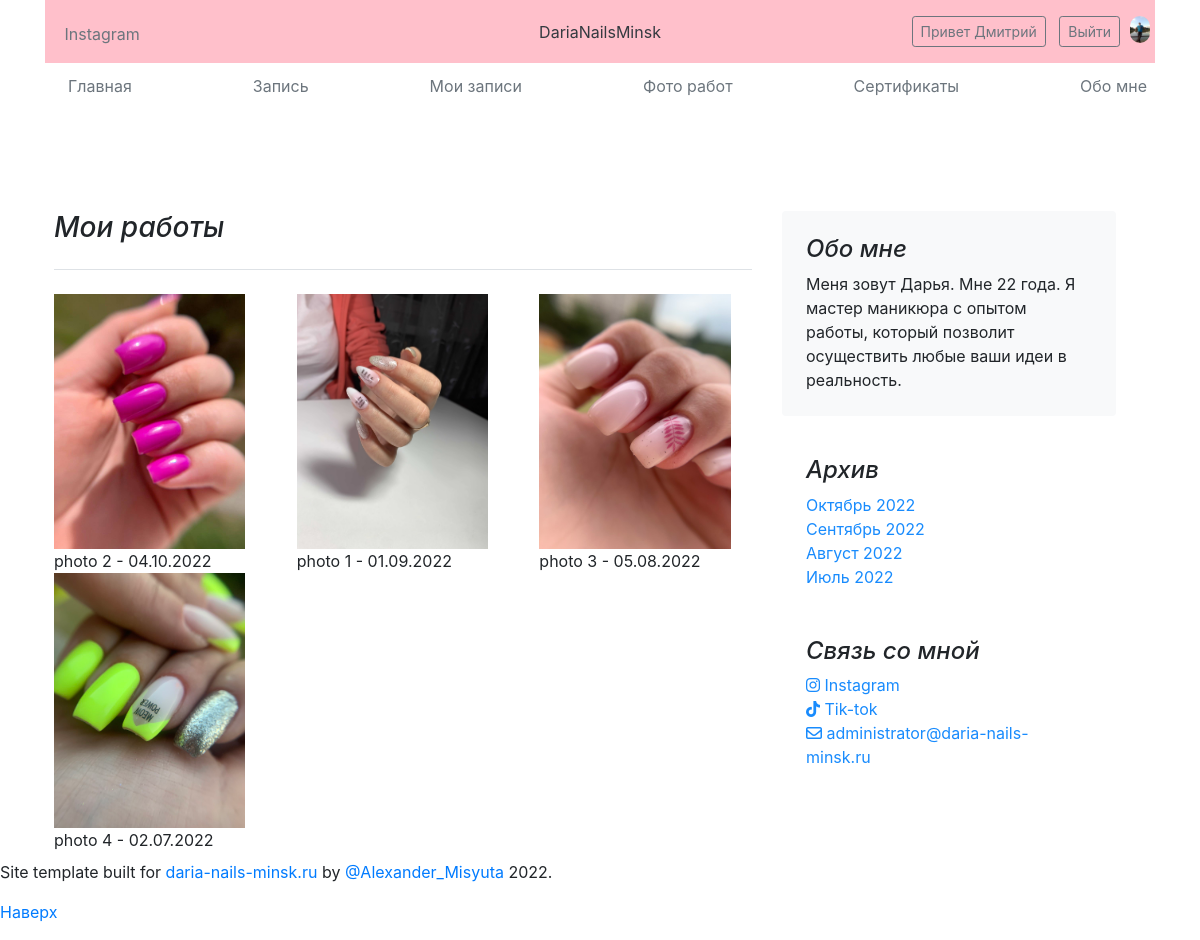
The page /my_works/ (signed in) on the database its author committed.
### main/models.py (models this page shows, shortened)
class CustomUser(AbstractUser):
    photo = models.ImageField(upload_to='photos/%Y/%m/%d/', verbose_name='Фото', null=True, blank=True)
    birthday = models.DateField(verbose_name='День рождения', null=True, blank=True)
    instagram = models.CharField(max_length=50, verbose_name='Инстаграм', null=True, blank=True)
    mobile = models.CharField(max_length=13, verbose_name='Телефон', null=True, blank=True)
    class Meta:
        verbose_name = 'Пользователь'
        verbose_name_plural = 'Мои пользователи'
    def get_absolute_url(self):
        return reverse('user_detail', kwargs={'pk': self.pk})

class MyWorks(models.Model):
    title = models.CharField(max_length=100, verbose_name='Название работы')
    photo = models.ImageField(upload_to='photos/%Y/%m/%d/', verbose_name='Фото работы', null=True, blank=True)
    date = models.DateField(verbose_name='Дата', null=True, blank=True)
    is_active = models.BooleanField(verbose_name='Опубликовать', default=True)
    class Meta:
        verbose_name = 'Работа'
        verbose_name_plural = 'Мои работы'
        ordering = ['-date', 'title']

### main/views.py (the view)
# urls.py: path('my_works/', MyWorksCreateView.as_view(), name='my_works'),
class MyWorksCreateView(CreateView):
    form_class = MyWorksCreateForm
    template_name = 'main/my_works.html'
    success_url = reverse_lazy('my_works')
    def get_context_data(self, **kwargs):
        context = super().get_context_data(**kwargs)
        month_my_work = month_my_works()
        context['title'] = 'Мои работы'
        context['title_body'] = 'Мои работы'
        context['title_block'] = 'Создать новую работу\n(Эту форму не видят пользователи)'
        context['month_my_work'] = month_my_work
        context['no_posts'] = 'Мастер еще не загрузил фото!'
        if not self.request.user.is_staff:
            context['posts'] = MyWorks.objects.filter(is_active=True)
        else:
            context['posts'] = MyWorks.objects.all()
        return context

### main/views.py (called while the page is built)
def month_my_works():
    month_my_work = []
    posts = MyWorks.objects.filter(is_active=True)
    for el in posts:
        d = el.date
        d = str(d).split('-')
        deadline = datetime.strptime(f'{d[0]}-{d[1]}-1', "%Y-%m-%d")
        month_my_work.append(deadline)
    month_my_work = set(month_my_work)
    month_my_work = list(month_my_work)
    month_my_work.sort(reverse=True)
    return month_my_work

### main/templates/main/my_works.html (shortened to what this page needs)
{% extends 'main/base.html' %}
{% load static %}
{% block body %}
<link rel="stylesheet" href="https://stackpath.bootstrapcdn.com/bootstrap/5.0.0-alpha2/css/bootstrap.min.css">
<link rel="stylesheet" href="https://cdn.jsdelivr.net/npm/bootstrap@4.6.2/dist/css/bootstrap.min.css">
{% if not error %}
    {% if posts %}
        <div class="row">
            <div class="col-sm">
                {% for el in posts|slice:"::3" %}
                    <img src="{{ el.photo.url }}" width="90%"><br>{{ el.title }} - {{ el.date|date:"d.m.Y" }}
                <br>
                {% endfor %}
            </div>
            <div class="col-sm">
                {% for el in posts|slice:"1::3" %}
                    <img src="{{ el.photo.url }}" width="90%"><br>{{ el.title }} - {{ el.date|date:"d.m.Y" }}
                <br>
                {% endfor %}
            </div>
            <div class="col-sm">
                {% for el in posts|slice:"2::3" %}
                    <img src="{{ el.photo.url }}" width="90%"><br>{{ el.title }} - {{ el.date|date:"d.m.Y" }}
                <br>
                {% endfor %}
            </div>
        </div>
    {% else %}
        <h5 class="mb-4 fst-italic">{{ no_posts }}</h5>
    {% endif %}
{% else %}
    <h4 class="mb-4 fst-italic">Ошибка доступа</h4>
{% endif %}
{% endblock %}

### main/templates/main/base.html (shortened to what this page needs)
<!DOCTYPE html>
{% load static %}
<html lang="ru">
<head>
    <link rel="stylesheet" href="https://cdn.jsdelivr.net/npm/bootstrap@5.2.0/dist/css/bootstrap.min.css">
    <link rel="stylesheet" href="https://stackpath.bootstrapcdn.com/bootstrap/5.0.0-alpha2/css/bootstrap.min.css">
    <link rel="stylesheet" href="https://cdn.jsdelivr.net/npm/bootstrap@4.6.2/dist/css/bootstrap.min.css">
    <link href="https://getbootstrap.com/docs/5.2/dist/css/bootstrap.min.css" rel="stylesheet">
    <link href="https://getbootstrap.com/docs/5.2/examples/blog/blog.css" rel="stylesheet">
    <link rel="stylesheet" href="{% static 'main/css/style.css' %}">
    <link rel="stylesheet" href="{% static 'main/css/dropdown.css' %}">
</head>
<body>
<div class="container">
  <header class="blog-header lh-1 py-3">
    <div class="row flex-nowrap justify-content-between align-items-center">
      <div class="col-4 pt-1">
        <a class="link-secondary" href="https://www.instagram.com/daria.nails.minsk/">Instagram</a>
      </div>
      <div class="col-4 text-center">
        <a class="blog-header-logo text-dark" href="{% url 'home' %}">DariaNailsMinsk</a>
      </div>
      <div class="col-4 d-flex justify-content-end align-items-center">
        {% if not request.user.is_authenticated %}
          <div class="my-register">
            <a class="btn btn-sm btn-outline-secondary" href="{% url 'log_in' %}">Войти</a>&nbsp;&nbsp;
            <a class="btn btn-sm btn-outline-secondary" href="{% url 'registration' %}">Регистрация</a>
          </div>
        {% else %}
        <div class="my-register">
          {% if user.photo %}<img class="user-photo" src="{{ user.photo.url }}" align="right">&nbsp;&nbsp;&nbsp;&nbsp;{% endif %}
          <a class="btn btn-sm btn-outline-secondary" href="{{ user.get_absolute_url }}">Привет {{ user.first_name }}</a>&nbsp;&nbsp;
          <a class="btn btn-sm btn-outline-secondary" href="{% url 'logout' %}">Выйти</a>
        </div>
        {% endif %}
      </div>
    </div>
  </header>
  <div class="nav-scroller py-1 mb-2">
    <nav class="nav d-flex justify-content-between">
      <a class="p-2 link-secondary" href="{% url 'home' %}">Главная</a>
      <a class="p-2 link-secondary" href="{% url 'book_manicure' %}">Запись</a>
      <a class="p-2 link-secondary" href="{% url 'my_book' %}">Мои записи</a>
      <a class="p-2 link-secondary" href="{% url 'my_works' %}">Фото работ</a>
      <a class="p-2 link-secondary" href="{% url 'certificates' %}">Сертификаты</a>
      <a class="p-2 link-secondary" href="{% url 'about_me' %}">Обо мне</a>
    </nav>
  </div>
</div>
<main class="container">
  <div class="row mb-2">
  <div class="row g-5">
    <div class="col-md-8">
      <h3 class="pb-4 mb-4 fst-italic border-bottom">
        {{ title_body }}
      </h3>
        {% block body %}
        {% endblock %}
    </div>
    <div class="col-md-4">
      <div class="position-sticky" style="top: 2rem;">
        <div class="p-4 mb-3 bg-light rounded">
          <h4 class="fst-italic">Обо мне</h4>
          <p class="mb-0">Меня зовут Дарья. Мне 22 года. Я мастер маникюра с опытом работы, который позволит осуществить любые ваши идеи в реальность.</p>
        </div>
        <div class="p-4">
          <h4 class="fst-italic">Архив</h4>
          <ol class="list-unstyled mb-0">
              {% if month_my_work %}
                {% for el in month_my_work %}
                    <li><a href="{% url 'my_works_by_date' el|date:'Y-m-d' %}">{{ el|date:"F Y" }}</a></li>
                {% endfor %}
              {% else %}
                <p>Архив пуст</p>
              {% endif %}
          </ol>
        </div>
        <div class="p-4">
          <h4 class="fst-italic">Связь со мной</h4>
          <ol class="list-unstyled">
            <li><a href="https://www.instagram.com/daria.nails.minsk/"><i class="fa-brands fa-instagram"></i> Instagram</a></li>
            <li><a href="https://www.tiktok.com/@dariaaa_rr"><i class="fa-brands fa-tiktok"></i> Tik-tok</a></li>
            <li><i class="fa-regular fa-envelope"></i> administrator@daria-nails-minsk.ru</li>
          </ol>
        </div>
      </div>
    </div>
  </div>
</div>
</main>
<footer class="blog-footer">
  <p>Site template built for <a href="https://daria-nails-minsk.ru/">daria-nails-minsk.ru</a> by <a href="https://www.linkedin.com/in/%D1%81%D0%B0%D1%88%D0%B0-%D0%BC%D0%B8%D1%81%D1%8E%D1%82%D0%B0-637623231/">@Alexander_Misyuta</a> 2022.</p>
  <p>
    <a href="#">Наверх</a>
  </p>
</footer>
</body>
</html>

### main/static/main/css/style.css (style rules this page uses)
.blog-header { background-color: pink; }
.my-register { margin-right: 15px; }
.link-secondary { margin-left: 15px; }
.user-photo { position: relative; left: 10px; width: 20px; border-radius: 10px; }
.list-unstyled a, li { color: #188bfd; }

### main/templates/main/base.html (style rules this page uses)
.nav-scroller { position: relative; z-index: 2; height: 2.75rem; overflow-y: hidden; }
.nav-scroller .nav { display: flex; flex-wrap: nowrap; padding-bottom: 1rem; margin-top: -1px; overflow-x: auto; text-align: center; white-space: nowrap; -webkit-overflow-scrolling: touch; }

### rows shown on the page
CustomUser: photo (picture), first_name "Дмитрий"
MyWorks: photo (picture), title "photo 2", date "04.10.2022"
MyWorks: photo (picture), title "photo 4", date "02.07.2022"
MyWorks: photo (picture), title "photo 1", date "01.09.2022"
MyWorks: photo (picture), title "photo 3", date "05.08.2022"

### other values the page prints
{{ title_body }} "Мои работы"
{{ el|date:"F Y" }} "Октябрь 2022" "Сентябрь 2022" "Август 2022" "Июль 2022"
